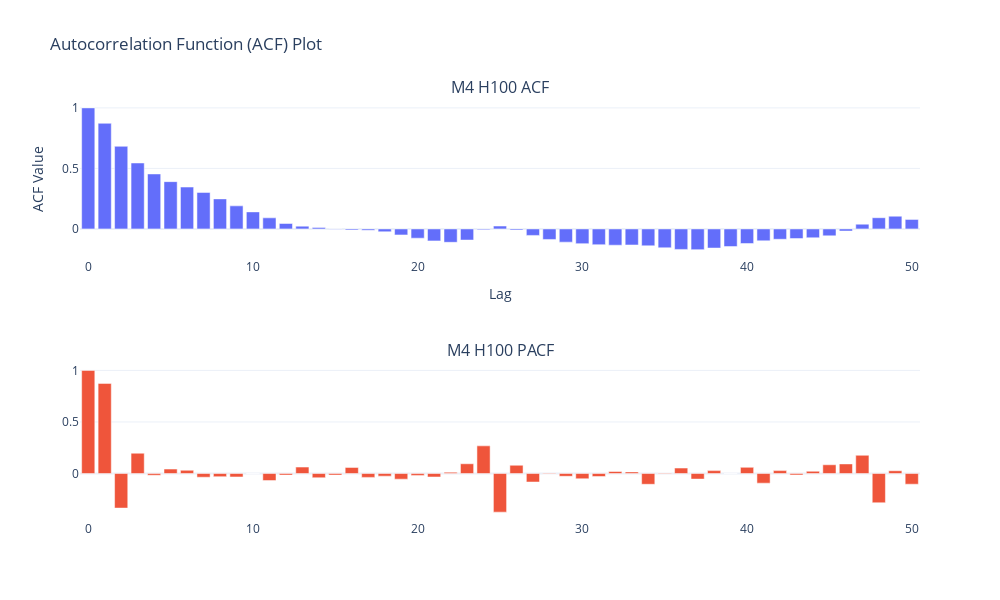

Notebook code cell kept with this figure:
### Code cell
acf_values = acf(ds['y_season_diff'].dropna(), nlags=50)
pacf_values = pacf(ds['y_season_diff'].dropna(), nlags=50)

lags = list(range(len(acf_values)))

# Create Plotly figure
fig = make_subplots(rows=2, cols=1, subplot_titles=('M4 H100 ACF', 'M4 H100 PACF'))

# Add ACF values as a bar chart
fig.add_trace(go.Bar(x=lags, y=acf_values), row=1, col=1)
fig.add_trace(go.Bar(x=lags, y=pacf_values), row=2, col=1)

# Customize the layout
fig.update_layout(
    showlegend=False,
    height=600, width=1000,
    title='Autocorrelation Function (ACF) Plot',
    xaxis_title='Lag',
    yaxis_title='ACF Value',
    template='plotly_white'
)

# Show the figure
fig.show()

### Figure 1 — Plotly figure (JSON) as saved in the notebook; plotly's stock layout.template omitted (floating-point values rounded to 4 significant figures)
{"data": [{"type": "bar", "x": [0, 1, 2, 3, 4, 5, 6, 7, 8, 9, 10, 11, 12, 13, 14, 15, 16, 17, 18, 19, 20, 21, 22, 23, 24, 25, 26, 27, 28, 29, 30, 31, 32, 33, 34, 35, 36, 37, 38, 39, 40, 41, 42, 43, 44, 45, 46, 47, 48, 49, 50], "xaxis": "x", "y": [1, 0.8727, 0.6826, 0.5448, 0.454, 0.3905, 0.3458, 0.3014, 0.2481, 0.1903, 0.1406, 0.09152, 0.04476, 0.02284, 0.01239, -0.003447, -0.00897, -0.01129, -0.02384, -0.04979, -0.07664, -0.09901, -0.1107, -0.09202, -0.006901, 0.02367, -0.009155, -0.05377, -0.08711, -0.1094, -0.1217, -0.1304, -0.1344, -0.1328, -0.1398, -0.1561, -0.1695, -0.1712, -0.1582, -0.1458, -0.1209, -0.09867, -0.0855, -0.07963, -0.07341, -0.05746, -0.01764, 0.03912, 0.09237, 0.1051, 0.07865], "yaxis": "y"}, {"type": "bar", "x": [0, 1, 2, 3, 4, 5, 6, 7, 8, 9, 10, 11, 12, 13, 14, 15, 16, 17, 18, 19, 20, 21, 22, 23, 24, 25, 26, 27, 28, 29, 30, 31, 32, 33, 34, 35, 36, 37, 38, 39, 40, 41, 42, 43, 44, 45, 46, 47, 48, 49, 50], "xaxis": "x2", "y": [1, 0.8739, -0.335, 0.197, -0.01642, 0.04332, 0.03174, -0.03563, -0.03058, -0.03306, -0.0006961, -0.06838, -0.01474, 0.06266, -0.04085, -0.01475, 0.05935, -0.03734, -0.02549, -0.05464, -0.01786, -0.03351, 0.01254, 0.09473, 0.2683, -0.3741, 0.0803, -0.08225, -0.004999, -0.02688, -0.05088, -0.02913, 0.0196, 0.01579, -0.1042, 0.005582, 0.05316, -0.05383, 0.02836, 0.00131, 0.06017, -0.09345, 0.0284, -0.01352, 0.022, 0.08494, 0.09332, 0.1768, -0.2834, 0.02731, -0.1033], "yaxis": "y2"}], "layout": {"annotations": [{"font": {"size": 16}, "showarrow": false, "text": "M4 H100 ACF", "x": 0.5, "xanchor": "center", "xref": "paper", "y": 1, "yanchor": "bottom", "yref": "paper"}, {"font": {"size": 16}, "showarrow": false, "text": "M4 H100 PACF", "x": 0.5, "xanchor": "center", "xref": "paper", "y": 0.375, "yanchor": "bottom", "yref": "paper"}], "height": 600, "showlegend": false, "title": {"text": "Autocorrelation Function (ACF) Plot"}, "width": 1000, "xaxis": {"anchor": "y", "domain": [0, 1], "title": {"text": "Lag"}}, "xaxis2": {"anchor": "y2", "domain": [0, 1]}, "yaxis": {"anchor": "x", "domain": [0.625, 1], "title": {"text": "ACF Value"}}, "yaxis2": {"anchor": "x2", "domain": [0, 0.375]}}}
